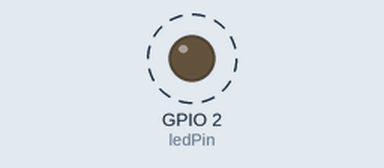
The sketch below on a simulated ESP32. Shown: output pins drawn as LEDs (lit = HIGH). Dashed ring = blinking. What the sketch prints to the serial monitor is not drawn.

Above: at 0.2 s.
Timing chart, 0 to 3.0 s (numbered marks = the images above):
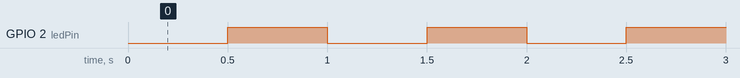

The sketch:

ex02.ino
```cpp
// 使用 millis() 函数控制LED以1Hz频率稳定闪烁
// 非阻塞方式，避免使用 delay() — ESP32 板载 LED (GPIO 2)

const int ledPin = 2;               // ESP32板载LED引脚
const unsigned long INTERVAL = 500; // 闪烁间隔 500ms → 1Hz (1秒一个完整周期)

int ledState = LOW;                       // LED当前状态
unsigned long previousMillis = 0;         // 上一次切换LED的时间戳

void setup() {
  Serial.begin(115200);
  pinMode(ledPin, OUTPUT);
  Serial.println("=== millis() 非阻塞 1Hz LED 闪烁 ===");
  Serial.print("间隔: ");
  Serial.print(INTERVAL);
  Serial.println(" ms (频率: 1 Hz)");
}

void loop() {
  // 获取当前系统运行毫秒数
  unsigned long currentMillis = millis();

  // 判断是否达到切换间隔
  if (currentMillis - previousMillis >= INTERVAL) {
    previousMillis = currentMillis;  // 保存本次切换时间戳

    // 翻转LED状态
    ledState = (ledState == LOW) ? HIGH : LOW;
    digitalWrite(ledPin, ledState);

    // 串口输出当前状态
    if (ledState == HIGH) {
      Serial.println("LED ON  (500ms亮)");
    } else {
      Serial.println("LED OFF (500ms灭)");
    }
  }

  // 此处可以执行其他任务，不会被阻塞
  // 例如：读取传感器、处理通信等
}
```

Measured:
- by itself, GPIO 2 (ledPin): alternates HIGH for 0.50 s and LOW for 0.50 s
